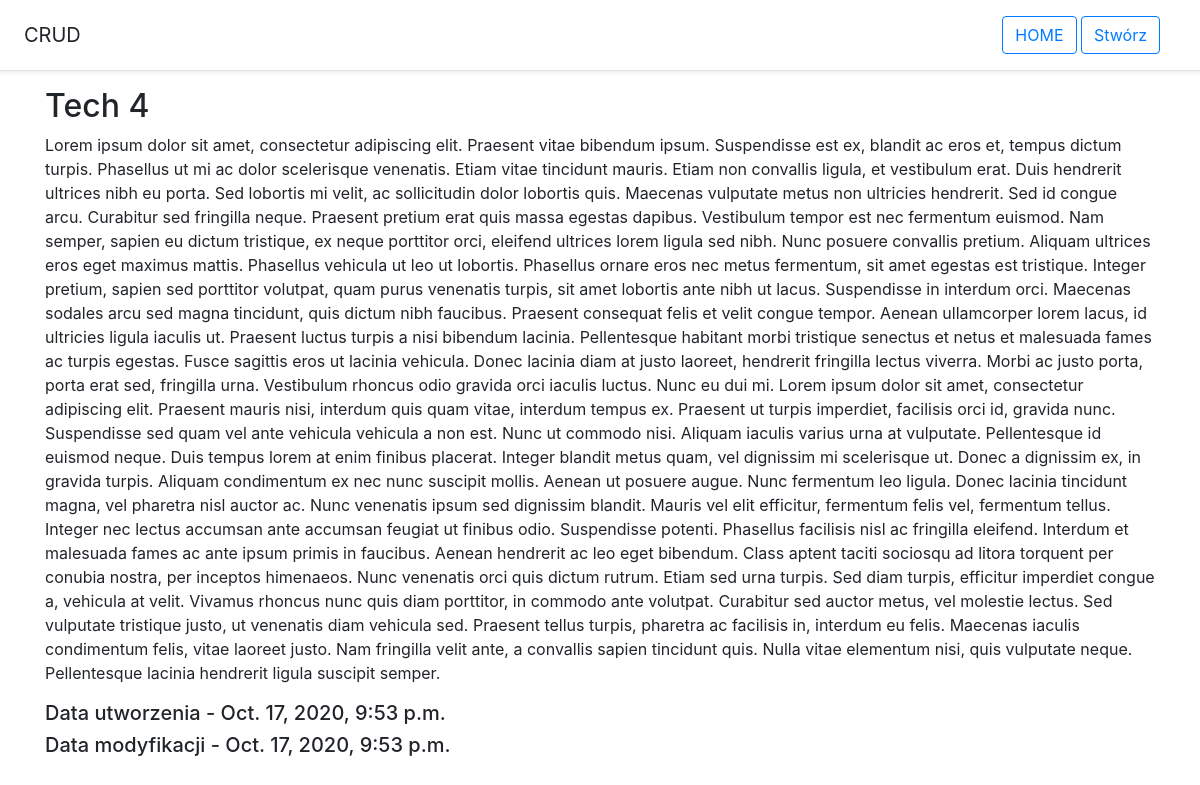
Page /4/ on the committed database.
### crud/models.py (models this page shows, shortened)
class Blog(models.Model):
    title = models.CharField(max_length=255)
    body = models.TextField(blank=True)
    create_date = models.DateTimeField(auto_now_add=True)
    update_date = models.DateTimeField(auto_now=True)

### crud/views.py (the view)
# urls.py: path('<int:pk>/', views.DetailBlog_page.as_view(), name="detail_blog_page"),
class DetailBlog_page(generic.DetailView):
    model = Blog
    template_name = 'crud/detail_page.html'

### crud/templates/crud/detail_page.html
{% extends 'crud/base.html' %}
{% block content %}
  <div class="container">
    <h2>{{ blog.title }}</h2>
    <p>{{ blog.body }}</p>
    <h5>Data utworzenia - {{ blog.create_date }}</h5>
    <h5>Data modyfikacji - {{ blog.update_date }}</h5>
  </div>
{% endblock %}

### rows in the picture
Blog: title "Tech 4", body "Lorem ipsum dolor sit amet, consectetur adipiscing elit. Praesent vitae bibendum ipsum. Suspendisse est ex, blandit ac eros et, tempus dictum turpis. Phasellus ut mi ac dolor scelerisque venenatis. Etiam vitae tincidunt mauris. Etiam non convallis ligula, et vestibulum erat. Duis hendrerit ultrices nibh eu porta. Sed lobortis mi velit, ac sollicitudin dolor lobortis quis. Maecenas vulputate metus non ultricies hendrerit. Sed id congue arcu. Curabitur sed fringilla neque. Praesent pretium erat quis massa egestas dapibus. Vestibulum tempor est nec fermentum euismod. Nam semper, sapien eu dictum tristique, ex neque porttitor orci, eleifend ultrices lorem ligula sed nibh. Nunc posuere convallis…", create_date "Oct. 17, 2020, 9:53 p.m.", update_date "Oct. 17, 2020, 9:53 p.m."
